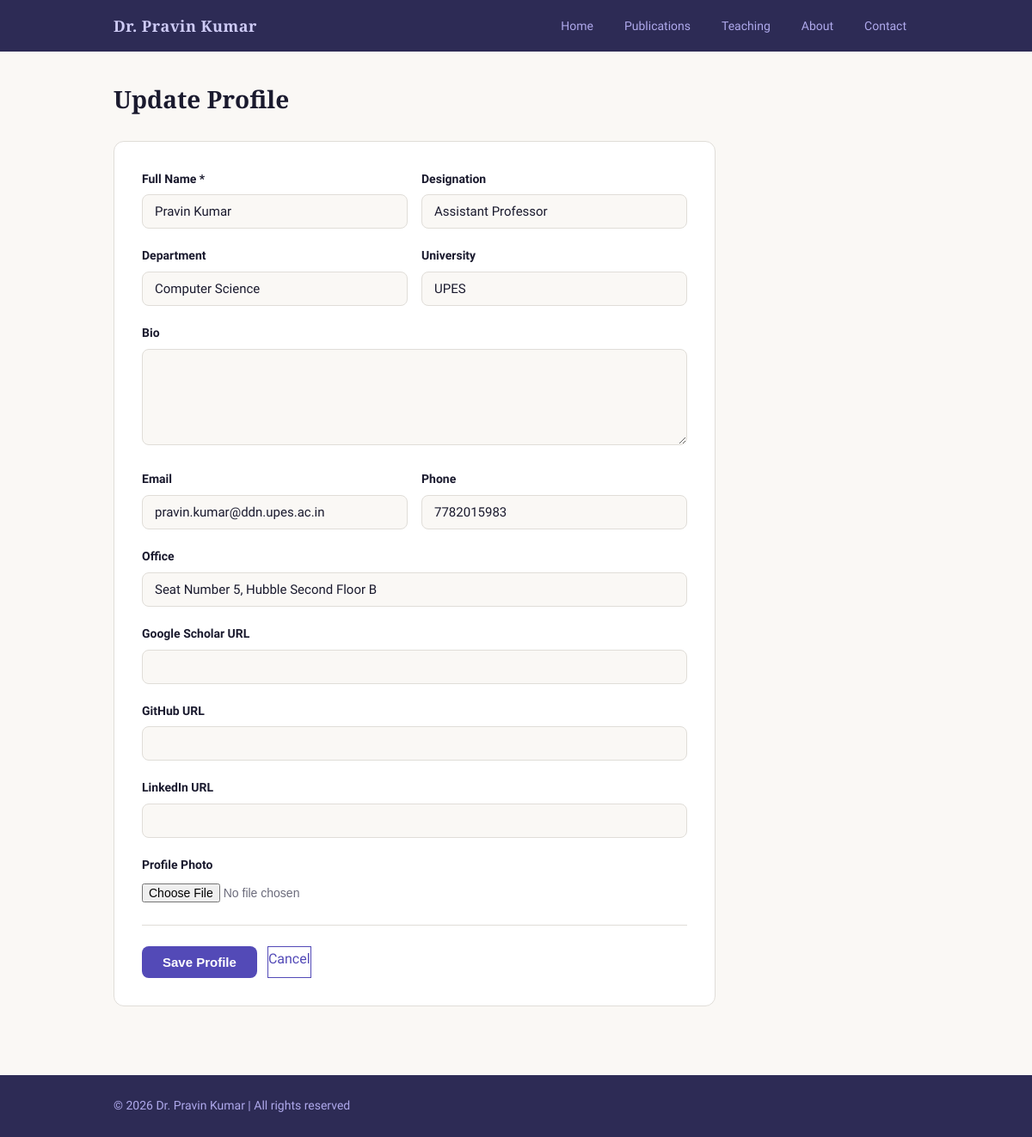
Page /admin/update-profile on the earlier database version.
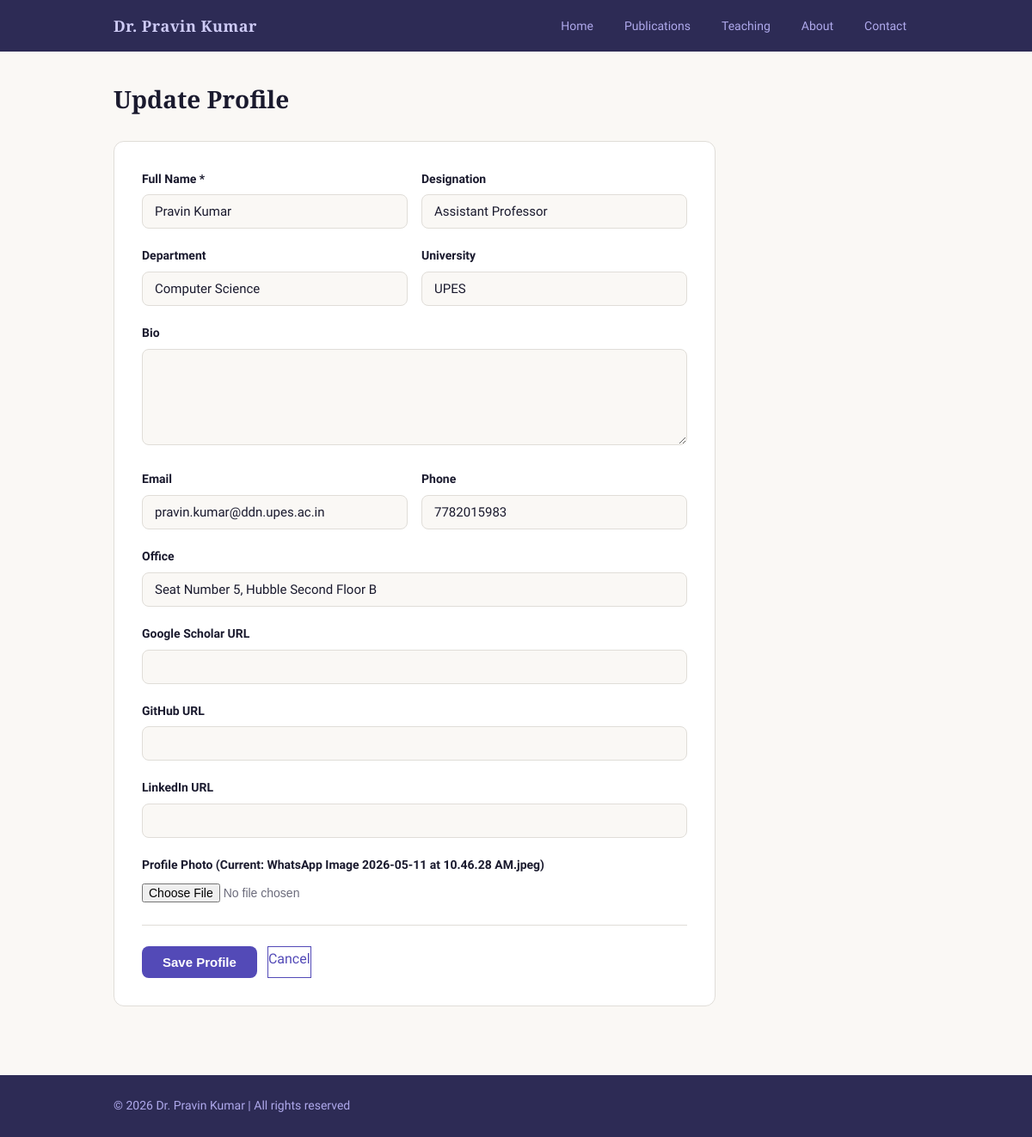
Same page on the later database version.
### models.py (models this page shows)
class Profile(db.Model):
    id = db.Column(db.Integer, primary_key=True)
    name = db.Column(db.String(100), nullable=False)
    designation = db.Column(db.String(100))
    department = db.Column(db.String(200))
    university = db.Column(db.String(200))
    bio = db.Column(db.Text)
    email = db.Column(db.String(120))
    phone = db.Column(db.String(20))
    office = db.Column(db.String(100))
    google_scholar = db.Column(db.String(300))
    github = db.Column(db.String(300))
    linkedin = db.Column(db.String(300))
    profile_image = db.Column(db.String(300))

### app.py (the view, shortened to what this page needs)
@app.route('/admin/update-profile', methods=['GET', 'POST'])
def update_profile():
    profile = Profile.query.first()
    if not profile:
        profile = Profile(name='')
        db.session.add(profile)
        db.session.commit()
    return render_template('admin/update_profile.html', profile=profile)

### templates/admin/update_profile.html (shortened to what this page needs)
{% extends 'base.html' %}
{% block content %}
<section class="admin-form-section">
    <h1>Update Profile</h1>
    <form method="POST" enctype="multipart/form-data" class="admin-form">
        <div class="form-row">
            <div class="form-group">
                <label>Full Name *</label>
                <input type="text" name="name" value="{{ profile.name or '' }}" required>
            </div>
            <div class="form-group">
                <label>Designation</label>
                <input type="text" name="designation" value="{{ profile.designation or '' }}" placeholder="e.g. Assistant Professor">
            </div>
        </div>
        <div class="form-row">
            <div class="form-group">
                <label>Department</label>
                <input type="text" name="department" value="{{ profile.department or '' }}">
            </div>
            <div class="form-group">
                <label>University</label>
                <input type="text" name="university" value="{{ profile.university or '' }}">
            </div>
        </div>
        <div class="form-group">
            <label>Bio</label>
            <textarea name="bio" rows="5">{{ profile.bio or '' }}</textarea>
        </div>
        <div class="form-row">
            <div class="form-group">
                <label>Email</label>
                <input type="email" name="email" value="{{ profile.email or '' }}">
            </div>
            <div class="form-group">
                <label>Phone</label>
                <input type="text" name="phone" value="{{ profile.phone or '' }}">
            </div>
        </div>
        <div class="form-group">
            <label>Office</label>
            <input type="text" name="office" value="{{ profile.office or '' }}" placeholder="e.g. Room 301, CS Building">
        </div>
        <div class="form-group">
            <label>Google Scholar URL</label>
            <input type="text" name="google_scholar" value="{{ profile.google_scholar or '' }}">
        </div>
        <div class="form-group">
            <label>GitHub URL</label>
            <input type="text" name="github" value="{{ profile.github or '' }}">
        </div>
        <div class="form-group">
            <label>LinkedIn URL</label>
            <input type="text" name="linkedin" value="{{ profile.linkedin or '' }}">
        </div>
        <div class="form-group">
            <label>Profile Photo {% if profile.profile_image %}(Current: {{ profile.profile_image }}){% endif %}</label>
            <input type="file" name="photo" accept="image/*">
        </div>
        <div class="form-actions">
            <button type="submit" class="btn-primary">Save Profile</button>
            <a href="{{ url_for('admin_dashboard') }}" class="btn-outline">Cancel</a>
        </div>
    </form>
</section>
{% endblock %}

### templates/base.html (shortened to what this page needs)
<!DOCTYPE html>
<html lang="en">
<head>
    <link rel="stylesheet" href="{{ url_for('static', filename='css/style.css') }}">
</head>
<body>
    <nav class="navbar">
        <div class="nav-container">
            <a href="{{ url_for('index') }}" class="nav-logo">
                {% if profile and profile.name %}
                    Dr. {{ profile.name }}
                {% else %}
                    My Portfolio
                {% endif %}
            </a>
            <ul class="nav-links">
                <li><a href="{{ url_for('index') }}" class="{{ 'active' if request.endpoint == 'index' }}">Home</a></li>
                <li><a href="{{ url_for('publications') }}" class="{{ 'active' if request.endpoint == 'publications' }}">Publications</a></li>
                <li><a href="{{ url_for('teaching') }}" class="{{ 'active' if request.endpoint == 'teaching' }}">Teaching</a></li>
                <li><a href="{{ url_for('about') }}" class="{{ 'active' if request.endpoint == 'about' }}">About</a></li>
                <li><a href="{{ url_for('contact') }}" class="{{ 'active' if request.endpoint == 'contact' }}">Contact</a></li>
            </ul>
        </div>
    </nav>
    <main class="main-content">
        {% block content %}{% endblock %}
    </main>
    <footer class="footer">
        <div class="footer-container">
            <p>&copy; 2026
                {% if profile and profile.name %}
                    Dr. {{ profile.name }}
                {% else %}
                    My Portfolio
                {% endif %}
                | All rights reserved
            </p>
        </div>
    </footer>
</body>
</html>

Differences in the rows shown:
changed Profile "Pravin Kumar": profile_image (not shown) → "WhatsApp Image 2026-05-11 at 10.46.28 AM.jpeg"
Other differences:
text now shown: "(Current: )"
